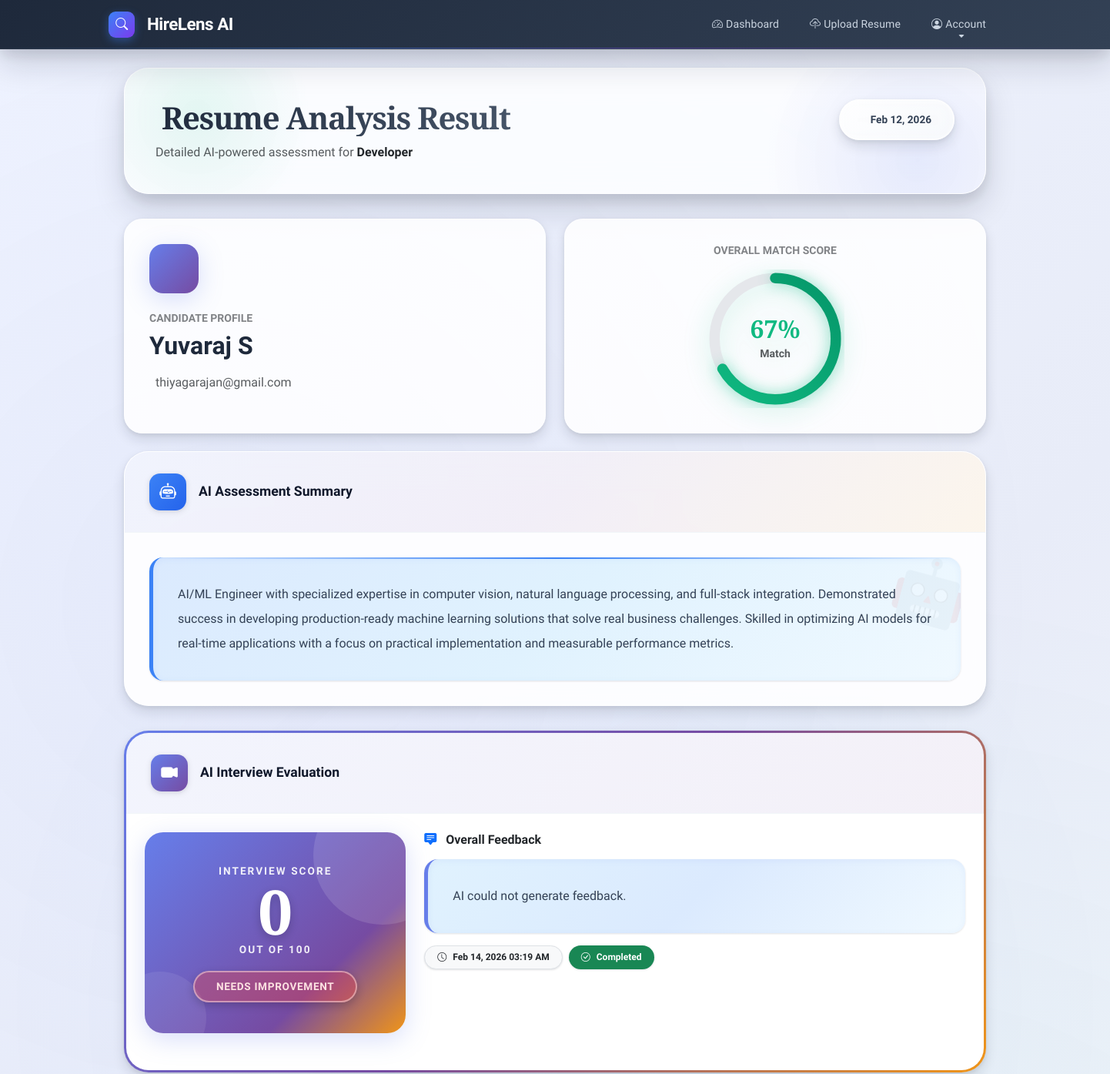
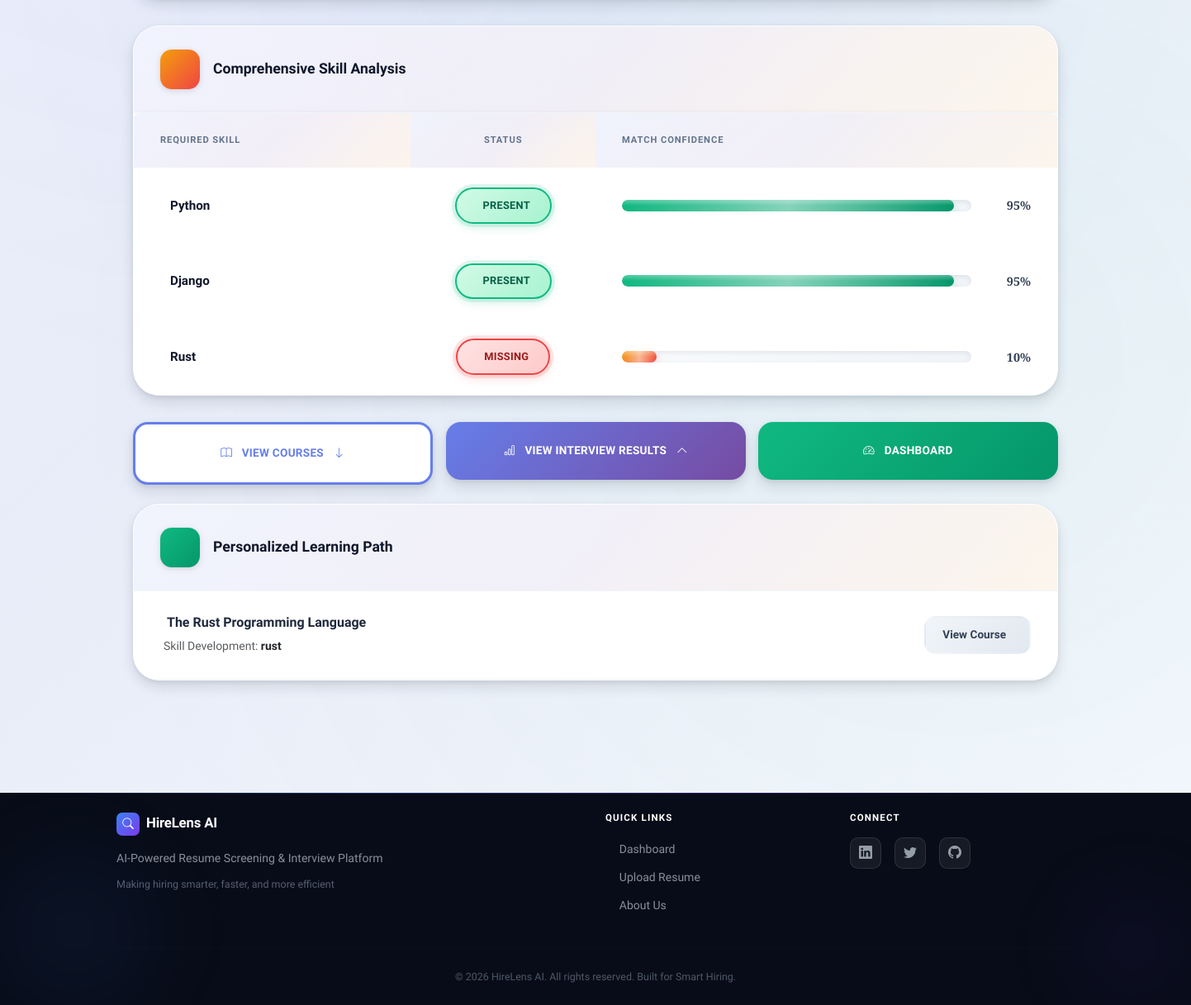
Screenshot of /analysis-result/61/ (signed in) with the database file from the repository (2 pictures, top to bottom).
### hirelens_app/models.py (models this page shows, shortened)
class ResumeAnalysis(models.Model):
    candidate = models.ForeignKey(Candidate, on_delete=models.CASCADE)
    job = models.ForeignKey(CompanyRequirement, on_delete=models.CASCADE)
    similarity_score = models.FloatField(default=0.0)
    ai_summary = models.TextField(blank=True, default="Pending Analysis...")
    extracted_skills_list = models.TextField(blank=True, default="", help_text="Comma-separated list of extracted skills")
    interview_score = models.IntegerField(default=0, help_text="Overall AI Interview Score (0-100)")
    interview_feedback = models.TextField(blank=True, default="", help_text="AI feedback summary")
    detailed_breakdown = models.JSONField(default=list, blank=True, help_text="JSON list of topic-wise scores")
    analysis_time = models.DateTimeField(auto_now_add=True)

class CompanyRequirement(models.Model):
    hr = models.ForeignKey(HRProfile, on_delete=models.CASCADE)
    job_title = models.CharField(max_length=150)
    required_skills = models.TextField(
        help_text="Comma-separated skills (e.g., python, django, communication)"
    )
    minimum_experience = models.IntegerField(help_text="Years of experience")
    created_at = models.DateTimeField(auto_now_add=True)

class Candidate(models.Model):
    name = models.CharField(max_length=120)
    email = models.EmailField()
    phone = models.CharField(max_length=20)
    resume = models.FileField(upload_to="resumes/")
    uploaded_at = models.DateTimeField(auto_now_add=True)

class InterviewSession(models.Model):
    analysis = models.ForeignKey(ResumeAnalysis, on_delete=models.CASCADE)
    start_time = models.DateTimeField(auto_now_add=True)
    is_completed = models.BooleanField(default=False)
    system_context = models.TextField(blank=True)

class CourseRecommendation(models.Model):
    analysis = models.ForeignKey(ResumeAnalysis, on_delete=models.CASCADE)
    skill_name = models.CharField(max_length=100)
    course_name = models.CharField(max_length=200)
    course_link = models.URLField()

### hirelens_app/views.py (the view)
@login_required
def analysis_result(request, analysis_id):
    analysis = get_object_or_404(ResumeAnalysis, id=analysis_id)
    courses = CourseRecommendation.objects.filter(analysis=analysis)
    job_reqs = [s.strip() for s in analysis.job.required_skills.split(",") if s.strip()]
    if analysis.extracted_skills_list:
        found_skills_clean = [s.strip().lower() for s in analysis.extracted_skills_list.split(",")]
    else:
        found_skills_clean = []
    skills_data = []
    for req_skill in job_reqs:
        req_lower = req_skill.lower()
        is_present = False
        for found in found_skills_clean:
            if req_lower == found:
                is_present = True; break
            if req_lower in found and len(found) < len(req_lower) + 4:
                is_present = True; break
            if f" {req_lower} " in f" {found} ":
                is_present = True; break
        skills_data.append({
            "skill_name": req_skill,
            "is_present": is_present,
            "similarity_score": 0.95 if is_present else 0.10
        })
    session = InterviewSession.objects.filter(analysis=analysis).last()
    return render(request, "hirelens_app/analysis_result.html", {
        "analysis": analysis,
        "courses": courses,
        "skills": skills_data,
        "summary": analysis.ai_summary,
        "session": session,
        "candidate": analysis.candidate,
    })

### hirelens_app/templates/hirelens_app/analysis_result.html (shortened to what this page needs)
{% extends "hirelens_app/base.html" %}
{% load custom_filters %}
{% block content %}
<div class="container mt-4 mb-5">
    <div class="page-header animate-fade-in">
        <div class="page-header-content">
            <div class="d-flex justify-content-between align-items-start flex-wrap gap-3">
                <div>
                    <h1 class="mb-2 fw-bold" style="color: #1e293b;">
                        Resume Analysis Result
                    </h1>
                    <p class="text-muted mb-0 fs-6">
                        Detailed AI-powered assessment for
                        <span class="fw-bold text-dark">{{ analysis.job.job_title }}</span>
                    </p>
                </div>
                <div>
                    <span class="date-badge">
                        {{ analysis.analysis_time|date:"M d, Y" }}
                    </span>
                </div>
            </div>
        </div>
    </div>
    <div class="row g-4 mb-4">
        <div class="col-lg-6 animate-fade-in animate-delay-1">
            <div class="info-card primary">
                <div class="candidate-icon">
                </div>
                <h6 class="text-uppercase text-muted fw-bold small mb-2 opacity-75">Candidate Profile</h6>
                <h2 class="fw-bold mb-3" style="color: #1e293b;">{{ analysis.candidate.name }}</h2>
                <div class="d-flex align-items-center text-muted">
                    <span class="fs-6">{{ analysis.candidate.email }}</span>
                </div>
            </div>
        </div>
        <div class="col-lg-6 animate-fade-in animate-delay-2">
            <div class="info-card success d-flex flex-column align-items-center justify-content-center">
                <h6 class="text-uppercase text-muted fw-bold small mb-3 opacity-75">Overall Match Score</h6>
                <div class="score-circle">
                    <svg width="160" height="160" viewBox="0 0 160 160">
                        <defs>
                            <linearGradient id="gradient-success" x1="0%" y1="0%" x2="100%" y2="100%">
                                <stop offset="0%" style="stop-color:#10b981;stop-opacity:1" />
                                <stop offset="100%" style="stop-color:#059669;stop-opacity:1" />
                            </linearGradient>
                        </defs>
                        <circle class="score-circle-bg" cx="80" cy="80" r="70"></circle>
                        <circle class="score-circle-progress"
                                cx="80" cy="80" r="70"
                                stroke-dasharray="440"
                                stroke-dashoffset="{% widthratio analysis.similarity_score|subtract:100|mul:-1 100 440 %}">
                        </circle>
                    </svg>
                    <div class="score-text">
                        <div class="display-5 fw-bold" style="color: #10b981;">{{ analysis.similarity_score|floatformat:"0" }}%</div>
                        <small class="text-muted fw-semibold">Match</small>
                    </div>
                </div>
            </div>
        </div>
    </div>
    <div class="section-card animate-fade-in animate-delay-3">
        <div class="section-header">
            <h5>
                <div class="section-header-icon icon-info">
                    <i class="bi bi-robot"></i>
                </div>
                AI Assessment Summary
            </h5>
        </div>
        <div class="ai-summary">
            <p class="mb-0 fs-6 lh-lg" style="color: #334155;">
                {{ analysis.ai_summary|default:"Our AI has completed the analysis. The detailed breakdown is available in the sections below." }}
            </p>
        </div>
    </div>
    {% if analysis.interview_feedback %}
    <div class="section-card interview-section animate-fade-in" id="interview-results">
        <div class="section-header" style="background: linear-gradient(135deg, #667eea15 0%, #764ba215 100%);">
            <h5>
                <div class="section-header-icon" style="background: linear-gradient(135deg, #667eea 0%, #764ba2 100%); color: white;">
                    <i class="bi bi-camera-video-fill"></i>
                </div>
                AI Interview Evaluation
            </h5>
        </div>
        <div class="p-4">
            <div class="row g-4 mb-4">
                <div class="col-md-4">
                    <div class="interview-score-card">
                        <div class="interview-score-label">Interview Score</div>
                        <div class="interview-score-big">{{ analysis.interview_score }}</div>
                        <div class="interview-score-label">out of 100</div>
                        <div class="interview-grade-badge {% if analysis.interview_score >= 80 %}grade-excellent{% elif analysis.interview_score >= 60 %}grade-good{% elif analysis.interview_score >= 40 %}grade-average{% else %}grade-poor{% endif %}">
                            {% if analysis.interview_score >= 80 %}Excellent
                            {% elif analysis.interview_score >= 60 %}Good
                            {% elif analysis.interview_score >= 40 %}Average
                            {% else %}Needs Improvement{% endif %}
                        </div>
                    </div>
                </div>
                <div class="col-md-8">
                    <h6 class="fw-bold text-dark mb-3">
                        <i class="bi bi-chat-square-text-fill text-primary me-2"></i>
                        Overall Feedback
                    </h6>
                    <div class="feedback-box">
                        <p class="mb-0 lh-lg" style="color: #334155;">
                            {{ analysis.interview_feedback }}
                        </p>
                    </div>
                    {% if session %}
                    <div class="mt-3 d-flex gap-2 flex-wrap">
                        <span class="badge bg-light text-dark border px-3 py-2">
                            <i class="bi bi-clock me-1"></i>
                            {{ session.start_time|date:"M d, Y h:i A" }}
                        </span>
                        <span class="badge {% if session.is_completed %}bg-success{% else %}bg-warning{% endif %} px-3 py-2">
                            <i class="bi bi-{% if session.is_completed %}check-circle{% else %}hourglass-split{% endif %} me-1"></i>
                            {% if session.is_completed %}Completed{% else %}In Progress{% endif %}
                        </span>
                    </div>
                    {% endif %}
                </div>
            </div>
        </div>
    </div>
    {% endif %}
    <div class="section-card animate-fade-in">
        <div class="section-header">
            <h5>
                <div class="section-header-icon icon-warning">
                </div>
                Comprehensive Skill Analysis
            </h5>
        </div>
        {% if skills %}
        <div class="table-responsive">
            <table class="table skills-table">
                <thead>
                    <tr>
                        <th style="width: 30%;">Required Skill</th>
                        <th class="text-center" style="width: 20%;">Status</th>
                        <th style="width: 50%;">Match Confidence</th>
                    </tr>
                </thead>
                <tbody>
                    {% for skill in skills %}
                    {% widthratio skill.similarity_score 1 100 as percent %}
                    <tr>
                        <td>
                            <div class="skill-name">
                                {{ skill.skill_name|capfirst }}
                            </div>
                        </td>
                        <td class="text-center">
                            {% if skill.is_present %}
                                <span class="status-badge badge-present">
                                    Present
                                </span>
                            {% else %}
                                <span class="status-badge badge-missing">
                                    Missing
                                </span>
                            {% endif %}
                        </td>
                        <td>
                            <div class="skill-progress-container">
                                <div class="skill-progress">
                                    <div class="skill-progress-bar {% if skill.is_present %}progress-success{% else %}progress-danger{% endif %}"
                                         data-width="{{ percent }}">
                                    </div>
                                </div>
                                <span class="skill-percentage">{{ percent }}%</span>
                            </div>
                        </td>
                    </tr>
                    {% endfor %}
                </tbody>
            </table>
        </div>
        {% endif %}
    </div>
    <div class="row g-3 mb-4 animate-fade-in">
        <div class="col-md-4">
            {% if courses %}
            <button onclick="document.getElementById('courses-section').scrollIntoView({behavior: 'smooth'});"
                    class="action-btn btn-outline-gradient w-100">
                <i class="bi bi-book me-2"></i>
                View Courses
                <i class="bi bi-arrow-down ms-2"></i>
            </button>
            {% else %}
            <button class="action-btn w-100" style="background: #f1f5f9; color: #94a3b8;" disabled>
                <i class="bi bi-check-circle me-2"></i>
                No Skill Gaps
            </button>
            {% endif %}
        </div>
        <div class="col-md-4">
            {% if analysis.interview_feedback %}
            <button onclick="document.getElementById('interview-results').scrollIntoView({behavior: 'smooth'});"
                    class="action-btn w-100" style="background: linear-gradient(135deg, #667eea 0%, #764ba2 100%); color: white;">
                <i class="bi bi-bar-chart me-2"></i>
                View Interview Results
                <i class="bi bi-chevron-up ms-2"></i>
            </button>
            {% else %}
            <a href="{% url 'interview' analysis.id %}" class="action-btn btn-gradient-primary w-100 text-decoration-none d-block text-center">
                <i class="bi bi-camera-video me-2"></i>
                Start AI Interview
                <i class="bi bi-arrow-right ms-2"></i>
            </a>
            {% endif %}
        </div>
        <div class="col-md-4">
            <a href="{% url 'hr_dashboard' %}" class="action-btn btn-gradient-success w-100 text-decoration-none d-block text-center">
                <i class="bi bi-speedometer2 me-2"></i>
                Dashboard
            </a>
        </div>
    </div>
    {% if courses %}
    <div id="courses-section" class="section-card animate-fade-in" style="scroll-margin-top: 20px;">
        <div class="section-header">
            <h5>
                <div class="section-header-icon icon-success">
                </div>
                Personalized Learning Path
            </h5>
        </div>
        <div class="p-0">
            {% for course in courses %}
            <a href="{{ course.course_link }}" target="_blank" class="course-item d-flex justify-content-between align-items-center text-decoration-none">
                <div class="flex-grow-1">
                    <h6 class="mb-2 fw-bold" style="color: #1e293b;">
                        {{ course.course_name }}
                    </h6>
                    <p class="mb-0 small text-muted">
                        Skill Development: <span class="fw-semibold text-dark">{{ course.skill_name }}</span>
                    </p>
                </div>
                <div class="course-badge">
                    View Course
                </div>
            </a>
            {% endfor %}
        </div>
    </div>
    {% endif %}
</div>
{% endblock %}

### rows the page displays
ResumeAnalysis: job.job_title "Developer", analysis_time "Feb 12, 2026", candidate.name "Yuvaraj S", candidate.email "thiyagarajan@gmail.com", similarity_score "67", ai_summary "AI/ML Engineer with specialized expertise in computer vision, natural language processing, and full-stack integration. Demonstrated success in developing production-ready machine learning solutions that solve real business challenges. Skilled in optimizing AI models for real-time applications with a focus on practical implementation and measurable performance metrics.", interview_score "0", interview_feedback "AI could not generate feedback."
InterviewSession: start_time "Feb 14, 2026 03:19 AM"
CourseRecommendation: course_name "The Rust Programming Language", skill_name "rust"

### other values shown
{{ skill.skill_name|capfirst }} "Python" "Django" "Rust"
{{ percent }} "95" "95" "10"
